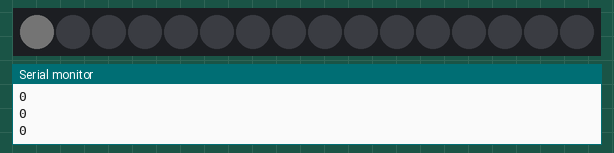
This sketch was run on a simulated Arduino Uno, built with avr-gcc and run on an emulated ATmega328P. Parts: 16 RGB LEDs in strip order, left to right, the last lines printed to the serial monitor. Dim RGB values are drawn brighter than linear.

Above: at 0.22 s.
At 10.38 s:
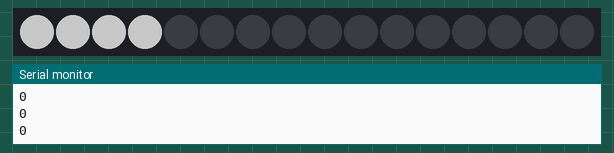
At 16.8 s:
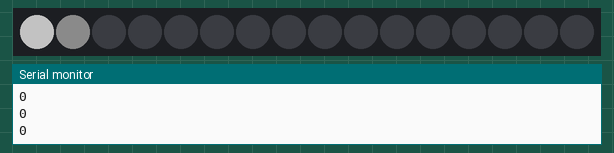
At 25.24 s:
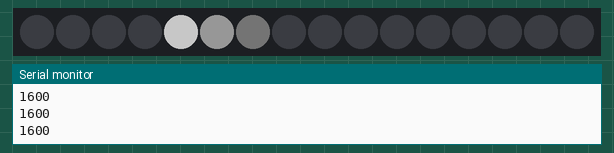
At 31.25 s:
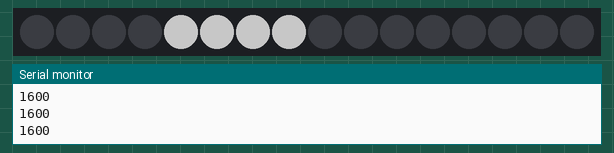
At 39.66 s:
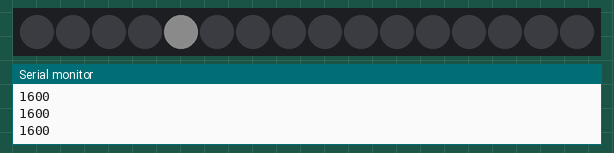

The sketch:

towerFade.ino
```cpp
int blue4 = 9;
int blue1 = 5;
int blue2= 6;
int blue3 = 3;
int blue6 = 10;
int blue5 = 11;
int brightlvl[] = {0, 0, 0, 0, 0, 0, 0, 0, 0, 0, 0, 0, 0, 0, 0, 0, 0, 0, 0, 0, 0, 0, 0, 0, 0, 0, 0, 0, 0, 0, 0, 0};
int transition[] = {1, 5, 5, 5, 5, 5, 5, 5, 5, 5, 5, 5, 5, 5, 5, 5, 5, 5, 5, 5, 5, 5, 5, 5, 5, 5, 5, 5, 5, 5, 5, 5};
int LED_COUNT = 32;
;
int dir = 2;
#include <Tlc5940.h>
#define NUM_TLCS 2

void setup()
{
 Tlc.init(0);
 Serial.begin(9600);
}

void loop(){
 for(int i = 0; i < LED_COUNT; i++){
   fading(i);
Tlc.set(0, brightlvl[0]);
Tlc.set(1, brightlvl[1]);
Tlc.set(2, brightlvl[2]);
Tlc.set(3, brightlvl[3]);
Tlc.set(4, brightlvl[4]);
Tlc.set(5, brightlvl[5]);
Tlc.set(6, brightlvl[6]);
Tlc.set(7, brightlvl[7]);
Tlc.set(8, (brightlvl[8]*2));
Tlc.set(9, (brightlvl[9]*2));
Tlc.set(10, (brightlvl[10]*2));
Tlc.set(11, (brightlvl[11]*2));
Tlc.set(12, (brightlvl[12]*2));
Tlc.set(13, (brightlvl[13]*2));
Tlc.set(14, (brightlvl[14]*2));
Tlc.set(15, (brightlvl[15]*2));
Tlc.set(16, brightlvl[16]);
Tlc.set(17, brightlvl[17]);
Tlc.set(18, brightlvl[18]);
Tlc.set(19, brightlvl[19]);
Tlc.set(20, brightlvl[20]);
Tlc.set(21, brightlvl[21]);
Tlc.set(22, brightlvl[22]);
Tlc.set(23, brightlvl[23]);
Tlc.set(24, brightlvl[24]);
Tlc.set(25, brightlvl[25]);
Tlc.set(26, brightlvl[26]);
Tlc.set(27, brightlvl[27]);
Tlc.set(28, brightlvl[28]);
Tlc.set(29, brightlvl[29]);
Tlc.set(30, brightlvl[30]);
Tlc.set(31, brightlvl[31]);
   Tlc.update();
   delay(0);
 }
}


void fading(int index){
 switch(transition[index]){
   case 1:
     offtodim(index);
     break;
   case 2:
     dimtoon(index);
     break;
   case 3:
     ontodim(index);
     break;
   case 4:
     dimtooff(index);
     break;
   case 5:
     off(index);
     break;
   case 6:                           //_*_*_*_*_*_*_*_*_* this case doesnt need to exist in the original pattern
     on(index);
     break;
 }
}

void off(int index){
 brightlvl[index] = 0;
}

void on(int index){
 brightlvl[index] = 1600;
 if (index == 3 || index == 7 || index == 11 || index == 15 || index == 19 || index == 23 || index == 27 || index == 31){
   transition[index] = 3;
 }
}


void offtodim(int index){                          // called when transition == 1
 if (brightlvl[index] <= 180){                   // brightlvl starts at 0 at the beginning of this function
   brightlvl[index] += 10;
   Serial.println(brightlvl[4]);
 }
 else  {
   brightlvl[index] = 200;
   transition[index] = 2;
   if (index != 3 && index != 7 && index != 11 && index != 15 && index != 19 && index != 23 && index !=27 && index != 31){
     transition[index+1] = 1;                    // ____*****______ this part makes the next LED go up in brightness (unless its the top led)
   }
 }
}


void dimtoon(int index){                          // called when transition == 2
 if (brightlvl[index] <= 1590){                  // brightlvl starts at 20 at the beginning of this function
   brightlvl[index] += 80;
 }
 else {
   brightlvl[index] = 1600;
   transition[index] = 6;                     //_*_*_*_*_*_*_*_*_*_*_*_change this back to 3 for original pattern
   if (index == 4){
   }
 }
}

void ontodim(int index){                          // called when transition == 3
 if (brightlvl[index] >= 210){                  // brightlvl starts at 160 at the begining of this function
   brightlvl[index] -= 80;
 }
 else {
   brightlvl[index] = 200;
   transition[index] = 4;
   if (index != 0 && index != 4 && index != 8 && index != 12 && index != 16 && index != 20 && index != 24 && index != 28){
     transition[index-1] = 3;            //____********________ this one will make the led below begin going down (unless its the bottom led, it wont)
   }
 }
}


void dimtooff(int index){                          // called when transition == 4
 if (brightlvl[index] >=1){                     //brightlvl starts at 20 at the begining of this function
   brightlvl[index] -= 10;
 }
 else {
   brightlvl[index] = 0;
   transition[index] = 5;
   if (index == 0 || index == 4 || index == 8 || index == 12 || index == 16 || index == 20 || index == 24 ){
     transition[index+4] = 1;
   }
   else if (index == 28){
     transition[0] = 1;
   }
 }
}
```
